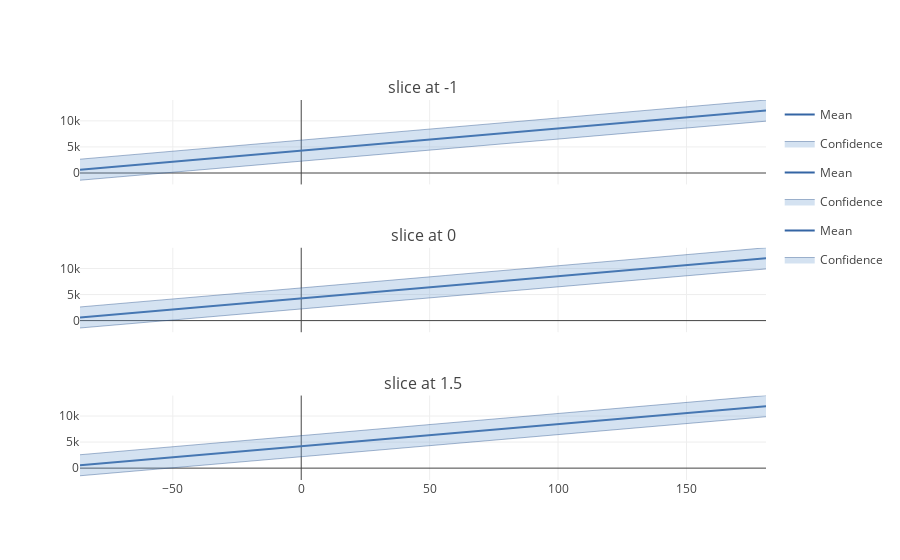

Notebook code for this chart:
### Code cell
slices = [-1, 0, 1.5]
figure = GPy.plotting.plotting_library().figure(3, 1, 
                        shared_xaxes=True,
                        subplot_titles=('slice at -1', 
                                        'slice at 0', 
                                        'slice at 1.5', 
                                        )
                            )
for i, y in zip(range(3), slices):
    canvas = m.plot(figure=figure, fixed_inputs=[(0,y)], row=(i+1), plot_data=False)
GPy.plotting.show(canvas, filename='basic_gp_regression_notebook_slicing_vertical')

### Figure 1 — Plotly figure (JSON) as saved in the notebook; plotly's stock layout.template omitted (floating-point values rounded to 4 significant figures; data arrays with more than 128 entries replaced by an {"elided": "..."} marker saying what was removed)
{"data": [{"line": {"color": "#3465a4", "width": 2}, "mode": "lines", "name": "Mean", "showlegend": true, "type": "scatter", "x": {"elided": "200 float values"}, "xaxis": "x1", "y": {"elided": "200 float values"}, "yaxis": "y1"}, {"fillcolor": "rgba(114, 159, 207, 0.3)", "legendgroup": "Confidence_fill_(1,1)", "line": {"color": "#204a87", "width": 0.4}, "mode": "lines", "name": "Confidence", "opacity": 0.3, "showlegend": false, "type": "scatter", "x": {"elided": "200 float values"}, "xaxis": "x1", "y": {"elided": "200 float values"}, "yaxis": "y1"}, {"fill": "tonextx", "fillcolor": "rgba(114, 159, 207, 0.3)", "legendgroup": "Confidence_fill_(1,1)", "line": {"color": "#204a87", "width": 0.4}, "mode": "lines", "name": "Confidence", "opacity": 0.3, "showlegend": true, "type": "scatter", "x": {"elided": "200 float values"}, "xaxis": "x1", "y": {"elided": "200 float values"}, "yaxis": "y1"}, {"line": {"color": "#3465a4", "width": 2}, "mode": "lines", "name": "Mean", "showlegend": true, "type": "scatter", "x": {"elided": "200 float values"}, "xaxis": "x1", "y": {"elided": "200 float values"}, "yaxis": "y2"}, {"fillcolor": "rgba(114, 159, 207, 0.3)", "legendgroup": "Confidence_fill_(2,1)", "line": {"color": "#204a87", "width": 0.4}, "mode": "lines", "name": "Confidence", "opacity": 0.3, "showlegend": false, "type": "scatter", "x": {"elided": "200 float values"}, "xaxis": "x1", "y": {"elided": "200 float values"}, "yaxis": "y2"}, {"fill": "tonextx", "fillcolor": "rgba(114, 159, 207, 0.3)", "legendgroup": "Confidence_fill_(2,1)", "line": {"color": "#204a87", "width": 0.4}, "mode": "lines", "name": "Confidence", "opacity": 0.3, "showlegend": true, "type": "scatter", "x": {"elided": "200 float values"}, "xaxis": "x1", "y": {"elided": "200 float values"}, "yaxis": "y2"}, {"line": {"color": "#3465a4", "width": 2}, "mode": "lines", "name": "Mean", "showlegend": true, "type": "scatter", "x": {"elided": "200 float values"}, "xaxis": "x1", "y": {"elided": "200 float values"}, "yaxis": "y3"}, {"fillcolor": "rgba(114, 159, 207, 0.3)", "legendgroup": "Confidence_fill_(3,1)", "line": {"color": "#204a87", "width": 0.4}, "mode": "lines", "name": "Confidence", "opacity": 0.3, "showlegend": false, "type": "scatter", "x": {"elided": "200 float values"}, "xaxis": "x1", "y": {"elided": "200 float values"}, "yaxis": "y3"}, {"fill": "tonextx", "fillcolor": "rgba(114, 159, 207, 0.3)", "legendgroup": "Confidence_fill_(3,1)", "line": {"color": "#204a87", "width": 0.4}, "mode": "lines", "name": "Confidence", "opacity": 0.3, "showlegend": true, "type": "scatter", "x": {"elided": "200 float values"}, "xaxis": "x1", "y": {"elided": "200 float values"}, "yaxis": "y3"}], "layout": {"annotations": [{"font": {"size": 16}, "showarrow": false, "text": "slice at -1", "x": 0.5, "xanchor": "center", "xref": "paper", "y": 1, "yanchor": "bottom", "yref": "paper"}, {"font": {"size": 16}, "showarrow": false, "text": "slice at 0", "x": 0.5, "xanchor": "center", "xref": "paper", "y": 0.6111, "yanchor": "bottom", "yref": "paper"}, {"font": {"size": 16}, "showarrow": false, "text": "slice at 1.5", "x": 0.5, "xanchor": "center", "xref": "paper", "y": 0.2222, "yanchor": "bottom", "yref": "paper"}], "showlegend": true, "xaxis1": {"anchor": "y3", "domain": [0, 1]}, "yaxis1": {"anchor": "free", "domain": [0.7778, 1], "position": 0}, "yaxis2": {"anchor": "free", "domain": [0.3889, 0.6111], "position": 0}, "yaxis3": {"anchor": "x1", "domain": [0, 0.2222]}}}
